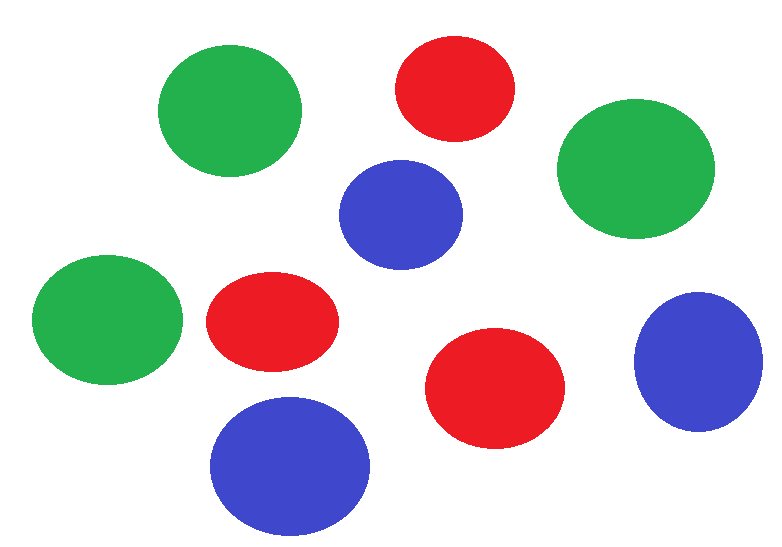
#> input picture img/Color2.png, 782 x 547 px
$ python color_detection.py
#> lines starting #> are read from the running program, lines starting #| are printed output that depends on the picture; after the words box and inside, x2 and y2 are one past the last pixel; in counts of white or black regions, pixels touching at a corner belong together
import cv2
import numpy as np

img = cv2.imread("../img/Color2.png")
#> img is the input picture: shape (547, 782, 3); mean B, G, R 212.7, 210.3, 209.9
hsv = cv2.cvtColor(img, cv2.COLOR_BGR2HSV)
#> hsv: shape (547, 782, 3); mean H, S, V 33.5, 58.1, 239.8
lower_range=np.array([25,50,70]) # green
upper_range=np.array([102,255,255])
mask = cv2.inRange(hsv, lower_range, upper_range)
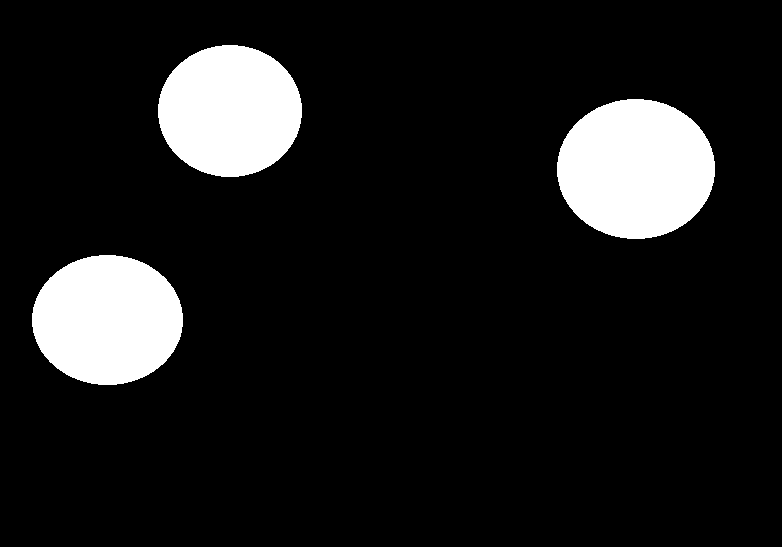
#> mask: shape (547, 782); 11.1% white; 3 white regions, box (x1, y1, x2, y2) and area: (557, 99, 715, 239) 17365, (32, 255, 183, 385) 15406, (158, 45, 302, 177) 14912
cv2.imshow('Original Image',img)
cv2.imshow('Mask Image', mask)
cv2.waitKey(0)
cv2.destroyAllWindows()

$ run again, with img/shapes2.png copied over img/Color2.png
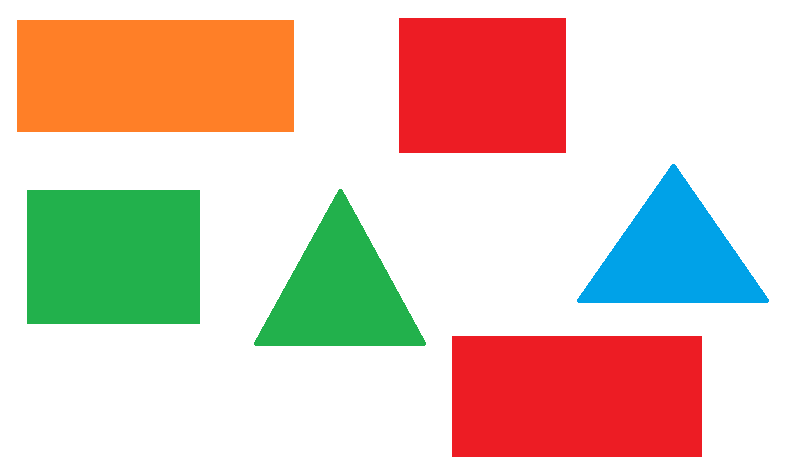
#> input picture img/shapes2.png, 800 x 473 px
#> img is the input picture: shape (473, 800, 3); mean B, G, R 188.3, 201.8, 221.5
#> hsv: shape (473, 800, 3); mean H, S, V 36.4, 78.7, 244
#> `mask = cv2.inRange(hsv, lower_range, upper_range)`:
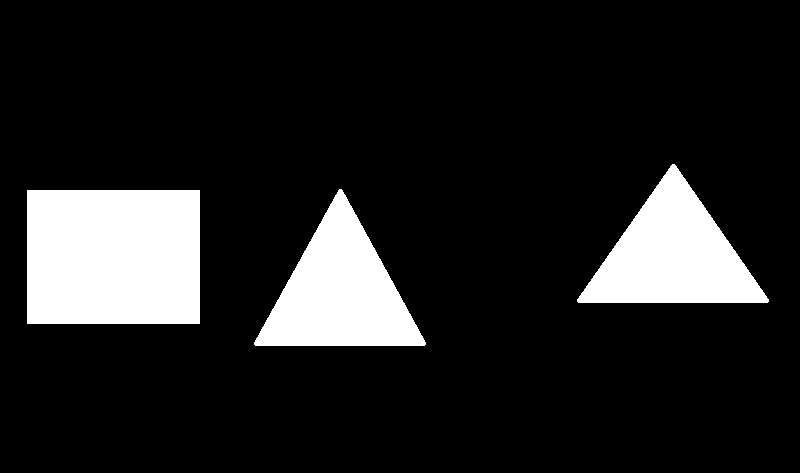
#> mask: shape (473, 800); 13.5% white; 3 white regions, box (x1, y1, x2, y2) and area: (27, 190, 200, 324) 23182, (254, 189, 426, 346) 14005, (577, 164, 769, 303) 13825
